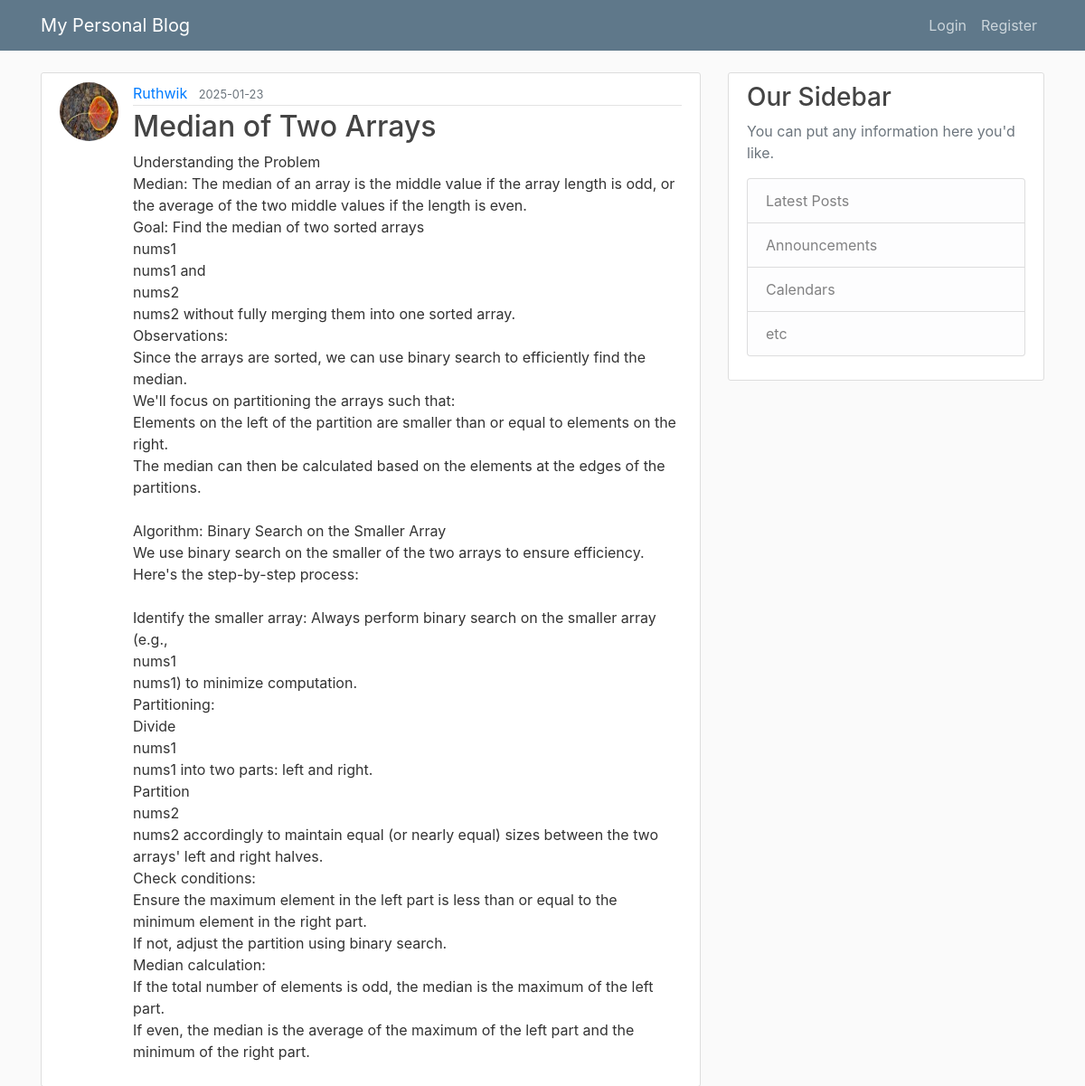
The page /post/5 on the database its author committed.
### flaskblog/models.py (models this page shows, shortened)
class User(db.Model, UserMixin):
    id = db.Column(db.Integer, primary_key=True)
    username = db.Column(db.String(20), unique=True, nullable=False)
    email = db.Column(db.String(120), unique=True, nullable=False)
    image_file = db.Column(db.String(20), nullable=False, default='default.png')
    password = db.Column(db.String(60), nullable=False)
    posts = db.relationship('Post', backref='author', lazy=True)

class Post(db.Model):
    id = db.Column(db.Integer, primary_key=True)
    title = db.Column(db.String(120), nullable=False)
    date_posted = db.Column(db.DateTime, nullable=False, default=datetime.utcnow)
    content = db.Column(db.Text, nullable=False)
    user_id = db.Column(db.Integer, db.ForeignKey('user.id') , nullable=False)

### flaskblog/routes.py (the view)
@app.route("/post/<int:post_id>")
def post(post_id):
    post = Post.query.get_or_404(post_id)
    return render_template('post.html', title = post.title, post=post)

### flaskblog/templates/post.html (shortened to what this page needs)
{% extends "layout.html" %}
{% block content %}
    <article class="media content-section">
        <img class="rounded-circle article-img" src="{{ url_for('static', filename='profile_pics/' + post.author.image_file) }}">
        <div class="media-body">
        <div class="article-metadata">
            <a class="mr-2" href="#">{{ post.author.username }}</a>
            <small class="text-muted">{{ post.date_posted.strftime('%Y-%m-%d') }}</small>
        </div>
        <h2 class="article-title">{{ post.title }}</h2>
        <p class="article-content">{{ post.content }}</p>
        </div>
    </article>
{% endblock content%}

### flaskblog/static/main.css (style rules this page uses)
body { background: #fafafa; color: #333333; margin-top: 5rem; }
h1, h2, h3, h4, h5, h6 { color: #444444; }
.content-section { background: #ffffff; padding: 10px 20px; border: 1px solid #dddddd; border-radius: 3px; margin-bottom: 20px; }
.article-title { color: #444444; }
.article-content { white-space: pre-line; }
.article-img { height: 65px; width: 65px; margin-right: 16px; }
.article-metadata { padding-bottom: 1px; margin-bottom: 4px; border-bottom: 1px solid #e3e3e3 }

### rows shown on the page
User: image_file (picture), author.username "Ruthwik"
Post: date_posted "2025-01-23", title "Median of Two Arrays", content "Understanding the Problem Median: The median of an array is the middle value if the array length is odd, or the average of the two middle values if the length is even. Goal: Find the median of two sorted arrays nums1 nums1 and nums2 nums2 without fully merging them into one sorted array. Observations: Since the arrays are sorted, we can use binary search to efficiently find the median. We'll focus on partitioning the arrays such that: Elements on the left of the partition are smaller than or equal to elements on the right. The median can then be calculated based on the elements at the edges of the partitions. Algorithm: Binary Search on the Smaller Array We use binary search on the smaller…"
